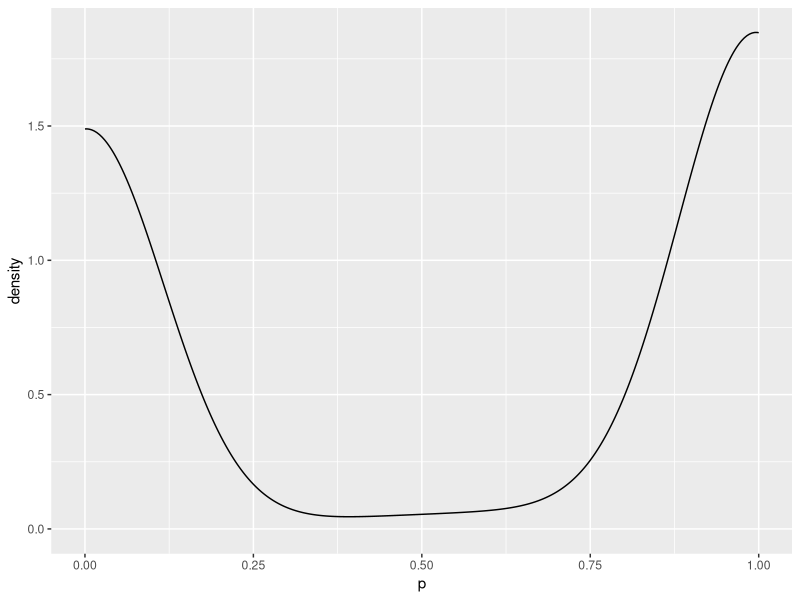

Source code (R):
## ---- chunk 1
library(e1071)
library(ggplot2)

# LOAD
df <- read.csv('data/agaricus_lepiota.csv')

# CLEAN
## split sample
set.seed(834593)
sampleSize <- nrow(df)
df$rgroup <- floor(sampleSize * runif(sampleSize))
cut <- round(sampleSize * 0.1)

## target var
df$outcome <- df$class == 'e'

testing <- df[df$rgroup %in% sort(df$rgroup)[1:cut],]
training <- df[df$rgroup %in% sort(df$rgroup)[(cut + 1):sampleSize],]
## ---- chunk 2
print(table(df$class))
## ---- chunk 3
print(head(df))
## ---- chunk 4
predictors <- names(df)
predictors <- predictors[predictors != 'outcome' & predictors != 'class' & predictors != 'rgroup']
formula <- sprintf('outcome ~ %s', paste(predictors, collapse = ' + '))
print(formula)

nb <- naiveBayes(as.formula(formula), data = training)
## ---- chunk 5
# predictions
testing$p <- predict(nb, newdata = testing, type = 'raw')[, 'TRUE']
ggplot(testing, aes(p)) + geom_density(alpha = 0.5)
## ---- chunk 6
cM <- table(real = testing$outcome, pred = testing$p > 0.5)
print(cM)

TP <- cM[2,2]
FP <- cM[1,2]
TN <- cM[1,1]
FN <- cM[2,1]
